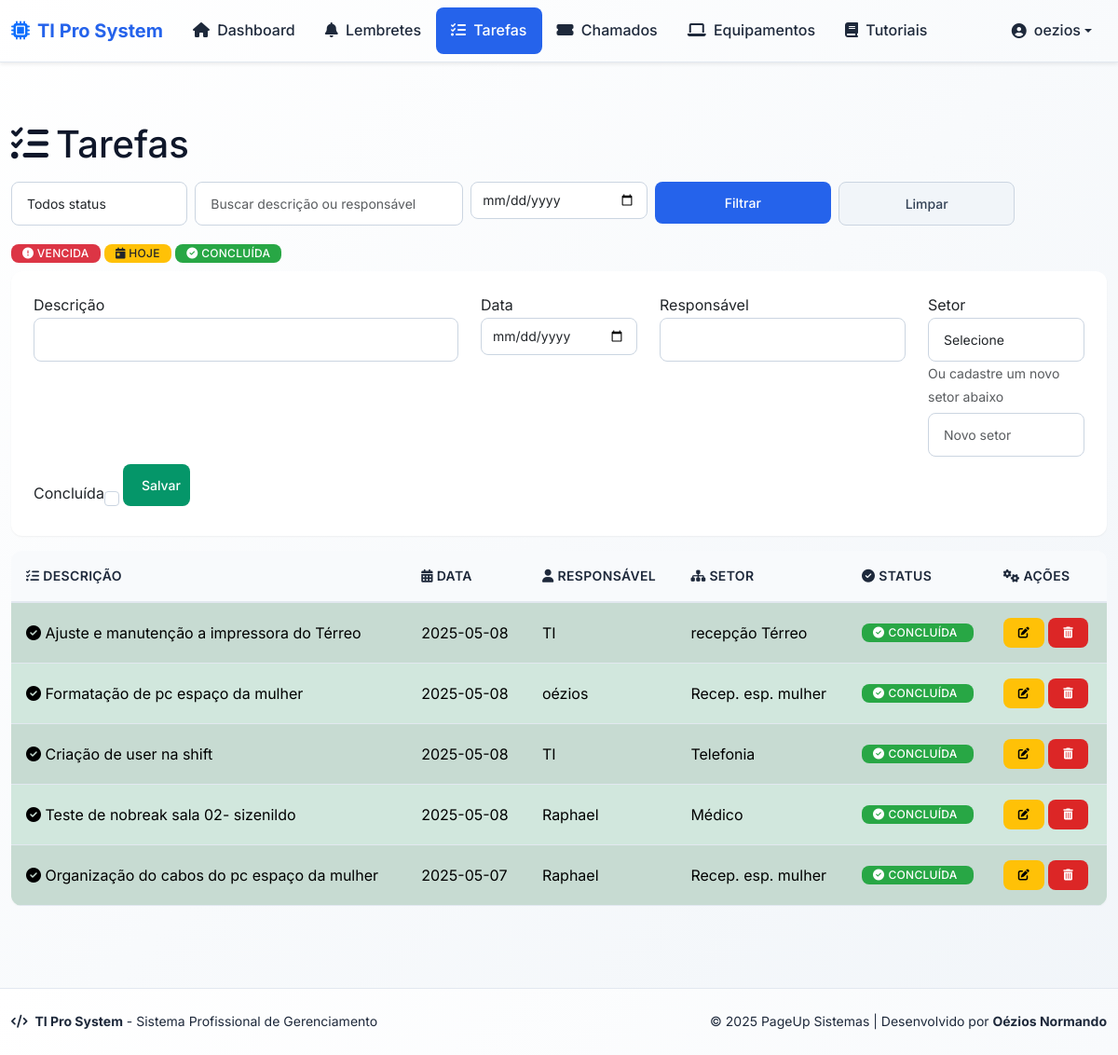
The page /tasks (signed in) on the database its author committed.
### app/models.py (models this page shows, shortened)
class User(db.Model):
    id = db.Column(db.Integer, primary_key=True)
    username = db.Column(db.String(64), unique=True, nullable=False)
    email = db.Column(db.String(120), unique=True, nullable=False)
    password_hash = db.Column(db.String(128), nullable=False)
    is_admin = db.Column(db.Boolean, default=False)
    is_ti = db.Column(db.Boolean, default=False)  # Indica se o usuário é da equipe de TI
    ativo = db.Column(db.Boolean, default=True)  # Para ativação/desativação
    sector_id = db.Column(db.Integer, db.ForeignKey('sector.id'), nullable=True)
    sector = db.relationship('Sector', backref='usuarios')
    reminders = db.relationship('Reminder', backref='usuario', lazy=True)
    tasks = db.relationship('Task', backref='usuario', lazy=True)

class Task(db.Model):
    id = db.Column(db.Integer, primary_key=True)
    description = db.Column(db.String(200), nullable=False)
    date = db.Column(db.Date, default=datetime.utcnow)
    responsible = db.Column(db.String(100), nullable=False)
    completed = db.Column(db.Boolean, default=False)
    sector_id = db.Column(db.Integer, db.ForeignKey('sector.id'), nullable=True)
    user_id = db.Column(db.Integer, db.ForeignKey('user.id'), nullable=True)

class Sector(db.Model):
    id = db.Column(db.Integer, primary_key=True)
    name = db.Column(db.String(100), unique=True, nullable=False)
    reminders = db.relationship('Reminder', backref='sector', lazy=True)
    tasks = db.relationship('Task', backref='sector', lazy=True)

### app/routes.py (the view, shortened to what this page needs)
@bp.route('/tasks', methods=['GET', 'POST'])
@login_required
def tasks():
    from .models import Sector
    form = TaskForm()
    sectors = Sector.query.order_by(Sector.name).all()
    form.sector_id.choices = [(0, 'Selecione')] + [(s.id, s.name) for s in sectors]
    page = request.args.get('page', 1, type=int)
    per_page = 10
    status_filter = request.args.get('status', '')
    search = request.args.get('search', '').strip()
    date_filter = request.args.get('date', '')
    query = Task.query
    if status_filter == 'expired':
        query = query.filter(Task.completed == False, Task.date < date.today())
    elif status_filter == 'today':
        query = query.filter(Task.completed == False, Task.date == date.today())
    elif status_filter == 'done':
        query = query.filter(Task.completed == True)
    elif status_filter == 'pending':
        query = query.filter(Task.completed == False, Task.date >= date.today())
    if search:
        query = query.filter(Task.description.ilike(f'%{search}%') | Task.responsible.ilike(f'%{search}%'))
    if date_filter:
        try:
            filter_date = datetime.strptime(date_filter, '%Y-%m-%d').date()
            query = query.filter(Task.date == filter_date)
        except:
            pass
    if not session.get('is_admin'):
        query = query.filter_by(user_id=session.get('user_id'))
    pagination = query.order_by(Task.date.desc()).paginate(page=page, per_page=per_page, error_out=False)
    tasks = pagination.items
    for t in tasks:
        if t.completed:
            t.status = 'done'
        elif t.date < date.today():
            t.status = 'expired'
        elif t.date == date.today():
            t.status = 'today'
        else:
            t.status = 'pending'
    return render_template('tasks.html', tasks=tasks, form=form, edit_id=None, pagination=pagination, status_filter=status_filter, search=search, date_filter=date_filter, current_date=date.today())

### app/forms.py
class TaskForm(FlaskForm):
    description = StringField('Descrição', validators=[DataRequired()])
    date = DateField('Data', validators=[DataRequired()])
    responsible = StringField('Responsável', validators=[DataRequired()])
    completed = BooleanField('Concluída')
    sector_id = SelectField('Setor', coerce=int, choices=[], validators=[])
    new_sector = StringField('Novo setor')
    submit = SubmitField('Salvar')

### app/auth_utils.py (called while the page is built)
def login_required(f):
    @wraps(f)
    def decorated_function(*args, **kwargs):
        if 'user_id' not in session:
            return redirect(url_for('auth.login', need_login=True))
        from .models import User
        user = User.query.get(session['user_id'])
        if user and not user.ativo:
            session.clear()
            flash('Seu acesso foi desativado pelo administrador.', 'danger')
            return redirect(url_for('auth.login'))
        return f(*args, **kwargs)
    return decorated_function

### app/templates/tasks.html (shortened to what this page needs)
{% extends 'base.html' %}
{% block content %}
<h1 class="mt-2 mb-3" style="padding-top:0.5rem;"><i class="fas fa-tasks me-2"></i>Tarefas</h1>
<form class="row g-2 mb-3" method="get">
  <div class="col-md-2">
    <select name="status" class="form-select">
      <option value="">Todos status</option>
    </select>
  </div>
  <div class="col-md-3">
    <input type="text" name="search" class="form-control" placeholder="Buscar descrição ou responsável" value="{{ search }}">
  </div>
  <div class="col-md-2">
    <input type="date" name="date" class="form-control" value="{{ date_filter }}">
  </div>
  <div class="col-md-2">
    <button type="submit" class="btn btn-primary w-100">Filtrar</button>
  </div>
  <div class="col-md-2">
    <a href="{{ url_for('main.tasks') }}" class="btn btn-secondary w-100">Limpar</a>
  </div>
</form>
<div class="mb-2">
  <span class="badge bg-danger"><i class="fas fa-exclamation-circle"></i> Vencida</span>
  <span class="badge bg-warning text-dark"><i class="fas fa-calendar-day"></i> Hoje</span>
  <span class="badge bg-success"><i class="fas fa-check-circle"></i> Concluída</span>
</div>
<div class="card mb-3">
  <div class="card-body">
    <form method="POST">
      <div class="row">
        <div class="col-md-5 mb-2">
          {{ form.description.label }}{{ form.description(class_='form-control') }}
        </div>
        <div class="col-md-2 mb-2">
          {{ form.date.label }}{{ form.date(class_='form-control') }}
        </div>
        <div class="col-md-3 mb-2">
          {{ form.responsible.label }}{{ form.responsible(class_='form-control') }}
        </div>
        <div class="col-md-2 mb-2">
          {{ form.sector_id.label }}{{ form.sector_id(class_='form-select') }}
          <small class="text-muted">Ou cadastre um novo setor abaixo</small>
          {{ form.new_sector(class_='form-control mt-1', placeholder='Novo setor') }}
        </div>
        <div class="col-md-1 mb-2 d-flex align-items-end">
          {{ form.completed.label }}{{ form.completed(class_='form-check-input') }}
        </div>
        <div class="col-md-1 mb-2 d-flex align-items-end">
          {% if edit_id %}
            <button type="submit" class="btn btn-warning w-100 p-2">Atualizar</button>
          {% else %}
            {{ form.submit(class_='btn btn-success w-100') }}
          {% endif %}
        </div>
      </div>
    </form>
  </div>
</div>
<div class="table-responsive" style="max-height: 400px;">
<table class="table table-striped align-middle mb-0">
  <thead class="table-light">
    <tr>
      <th><i class="fas fa-tasks"></i> Descrição</th>
      <th><i class="fas fa-calendar-alt"></i> Data</th>
      <th><i class="fas fa-user"></i> Responsável</th>
      <th><i class="fas fa-sitemap"></i> Setor</th>
      <th><i class="fas fa-check-circle"></i> Status</th>
      <th><i class="fas fa-cogs"></i> Ações</th>
    </tr>
  </thead>
  <tbody>
    {% for task in tasks %}
    <tr class="
      {% if task.status == 'expired' %}table-danger{% elif task.status == 'today' %}table-warning{% elif task.status == 'done' %}table-success{% endif %}">
      <td>
        {% if task.status == 'expired' %}<span title="Vencida"><i class="fas fa-exclamation-circle"></i></span> {% elif task.status == 'today' %}<span title="Hoje"><i class="fas fa-calendar-day"></i></span> {% elif task.status == 'done' %}<span title="Concluída"><i class="fas fa-check-circle"></i></span> {% endif %}
        {{ task.description }}
      </td>
      <td>{{ task.date }}</td>
      <td>{{ task.responsible }}</td>
      <td>{{ task.sector.name if task.sector else '' }}</td>
      <td class="text-center">
        {% if task.completed %}
          <span class="badge bg-success d-flex align-items-center gap-1"><i class="fas fa-check-circle"></i> Concluída</span>
        {% elif task.date < current_date %}
          <span class="badge bg-danger d-flex align-items-center gap-1"><i class="fas fa-exclamation-circle"></i> Vencida</span>
        {% elif task.date == current_date %}
          <span class="badge bg-warning text-dark d-flex align-items-center gap-1"><i class="fas fa-calendar-day"></i> Hoje</span>
        {% else %}
          <span class="badge bg-secondary d-flex align-items-center gap-1"><i class="fas fa-clock"></i> Futura</span>
        {% endif %}
      </td>
      <td class="text-nowrap">
        <a href="{{ url_for('main.edit_task', id=task.id) }}" class="btn btn-sm btn-warning" title="Editar"><i class="fas fa-edit"></i></a>
        <form method="POST" action="{{ url_for('main.delete_task', id=task.id) }}" style="display:inline;">
          <button type="submit" class="btn btn-sm btn-danger" onclick="return confirm('Excluir esta tarefa?');" title="Excluir"><i class="fas fa-trash-alt"></i></button>
        </form>
      </td>
    </tr>
    {% else %}
    <tr><td colspan="6">Nenhuma tarefa encontrada.</td></tr>
    {% endfor %}
  </tbody>
</table>
</div>
</div>
{% endblock %}

### app/templates/base.html (shortened to what this page needs)
<!DOCTYPE html>
<html lang="pt-BR" data-theme="light">
<head>
    <link href="https://cdn.jsdelivr.net/npm/bootstrap@5.3.2/dist/css/bootstrap.min.css" rel="stylesheet">
    <link rel="stylesheet" href="https://cdnjs.cloudflare.com/ajax/libs/font-awesome/6.4.0/css/all.min.css">
    <link rel="stylesheet" href="{{ url_for('static', filename='style.css') }}">
</head>
<body class="d-flex flex-column min-vh-100">
{% if session.get('user_id') %}
<nav class="navbar navbar-expand-lg shadow-sm mb-4">
  <div class="container-fluid">
    <a class="navbar-brand d-flex align-items-center" href="{{ url_for('main.index') }}">
      <i class="fas fa-microchip me-2 text-primary"></i>
      <span class="fw-bold">TI Pro System</span>
    </a>
    <div class="collapse navbar-collapse" id="navbarNav">
      <ul class="navbar-nav me-auto">
        <li class="nav-item">
          <a class="nav-link {% if request.endpoint == 'main.index' %}active{% endif %}" href="{{ url_for('main.index') }}">
            <i class="fas fa-home me-1"></i> Dashboard
          </a>
        </li>
        <li class="nav-item">
          <a class="nav-link {% if request.endpoint == 'main.reminders' %}active{% endif %}" href="{{ url_for('main.reminders') }}">
            <i class="fas fa-bell me-1"></i> Lembretes
          </a>
        </li>
        <li class="nav-item">
          <a class="nav-link {% if request.endpoint == 'main.tasks' %}active{% endif %}" href="{{ url_for('main.tasks') }}">
            <i class="fas fa-tasks me-1"></i> Tarefas
          </a>
        </li>
        <li class="nav-item">
          <a class="nav-link {% if request.endpoint == 'main.listar_chamados' %}active{% endif %}" href="{{ url_for('main.listar_chamados') }}">
            <i class="fas fa-ticket-alt me-1"></i> Chamados
          </a>
        </li>
        <li class="nav-item">
          <a class="nav-link {% if request.endpoint == 'main.list_equipment' %}active{% endif %}" href="{{ url_for('main.list_equipment') }}">
            <i class="fas fa-laptop me-1"></i> Equipamentos
          </a>
        </li>
        <li class="nav-item">
          <a class="nav-link {% if request.endpoint == 'main.listar_tutoriais' %}active{% endif %}" href="{{ url_for('main.listar_tutoriais') }}">
            <i class="fas fa-book me-1"></i> Tutoriais
          </a>
        </li>
      </ul>
      <ul class="navbar-nav">
        <li class="nav-item dropdown">
          <a class="nav-link dropdown-toggle d-flex align-items-center" href="#" role="button" data-bs-toggle="dropdown">
            <i class="fas fa-user-circle me-2"></i>
            <span class="d-none d-md-inline">{{ session['username'] }}</span>
          </a>
        </li>
      </ul>
    </div>
  </div>
</nav>
{% endif %}
<main class="main-content flex-grow-1">
  <div class="container-fluid py-4">
    {% block content %}{% endblock %}
</main>
<footer class="footer mt-auto">
  <div class="container-fluid">
    <div class="row align-items-center">
      <div class="col-md-6">
        <p class="mb-0">
          <i class="fas fa-code me-1"></i>
          <strong>TI Pro System</strong> - Sistema Profissional de Gerenciamento
        </p>
      </div>
      <div class="col-md-6 text-md-end">
        <p class="mb-0">
          &copy; 2025 PageUp Sistemas |
          Desenvolvido por <strong>Oézios Normando</strong>
        </p>
      </div>
    </div>
  </div>
</footer>
</body>
</html>

### rows shown on the page
User: username "oezios"
Task: description "Ajuste e manutenção a impressora do Térreo", date "2025-05-08", responsible "TI", sector "recepção Térreo", completed True (drawn)
Task: description "Formatação de pc espaço da mulher", date "2025-05-08", responsible "oézios", sector "Recep. esp. mulher", completed True (drawn)
Task: description "Criação de user na shift", date "2025-05-08", responsible "TI", sector "Telefonia", completed True (drawn)
Task: description "Teste de nobreak sala 02- sizenildo", date "2025-05-08", responsible "Raphael", sector "Médico", completed True (drawn)
Task: description "Organização do cabos do pc espaço da mulher", date "2025-05-07", responsible "Raphael", sector "Recep. esp. mulher", completed True (drawn)
